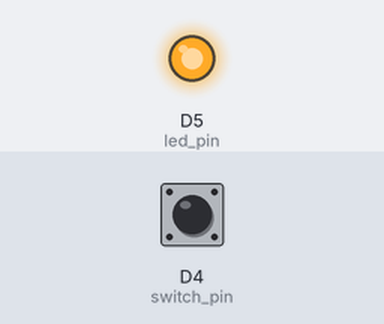
A program run on a simulated Arduino board driven over Firmata from a computer. Parts: output pins drawn as LEDs (lit = HIGH). Inputs (shaded band) come from the test bench; at power-on: D4 (switch_pin) HIGH.

Above: at 6.2 s.
6.3 s: D4 (switch_pin) pulled LOW for 0.25 s
At 6.5 s:
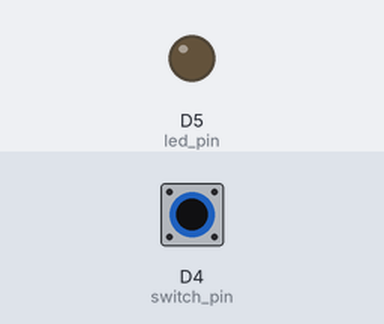
8.1 s: D4 (switch_pin) pulled LOW for 3.2 s
At 12.0 s:
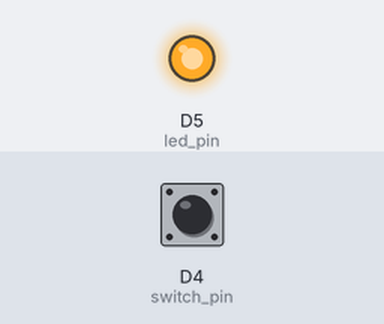
Timing chart, 0 to 13.5 s (numbered marks = the images above; inputs shaded):
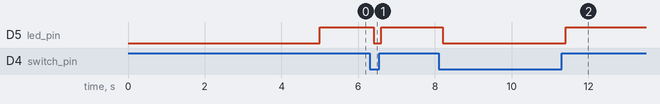

Measured:
- after the input at 6.3 s, D5 (led_pin): HIGH → LOW after 0.10 s, → HIGH 0.20 s later
- after the input at 8.1 s, D5 (led_pin): HIGH → LOW after 0.10 s, → HIGH 3.2 s later

The program:

buttonled.py
```python
import pyfirmata
import time
board = pyfirmata.Arduino('/dev/ttyACM0')
led_pin = board.get_pin('d:5:o')
switch_pin = board.get_pin('d:4:i')
pyfirmata.util.Iterator(board).start()
switch_pin.enable_reporting()
while True:
    input_state = switch_pin.read()
    if input_state == True:
        led_pin.write(1)
    else:
        led_pin.write(0)
    time.sleep(0.2)
board.exit()
```
